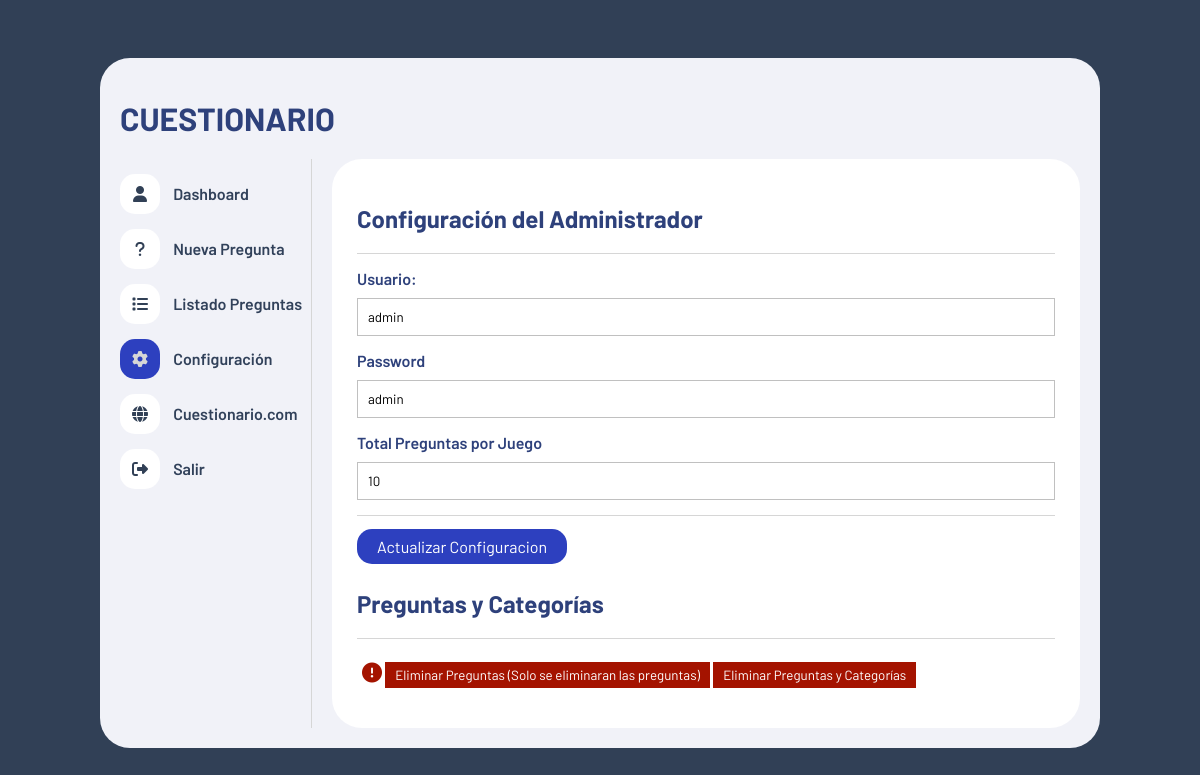
Screenshot of /admin/configuracion.php (signed in) with the database file from the repository.
### tables this page shows
CREATE TABLE `config` (
  `id` int(11) NOT NULL,
  `usuario` varchar(100) NOT NULL,
  `password` varchar(10) NOT NULL,
  `totalPreguntas` int(11) NOT NULL
);

### admin/funciones.php (called while the page is built, shortened)
<?php
function obtenerConfiguracion()
{
    include("conexion.php");
    $query = "SELECT COUNT(*) AS total FROM config";
    $result = mysqli_query($conn, $query);
    $row = mysqli_fetch_assoc($result);
    $query = "SELECT * FROM config  WHERE id='1'";
    $result = mysqli_query($conn, $query);
    $config = mysqli_fetch_assoc($result);
    return $config;
}

### admin/configuracion.php (the view, shortened to what this page needs)
<?php
include("funciones.php");
$config = obtenerConfiguracion();
?>
<!DOCTYPE html>
<html lang="es">
<head>
    <link rel="stylesheet" href="https://cdnjs.cloudflare.com/ajax/libs/font-awesome/6.1.1/css/all.min.css" />
    <link rel="stylesheet" href="estilo.css">
</head>
<body>
    <div class="contenedor">
        <header>
            <h1>CUESTIONARIO</h1>
        </header>
        <div class="contenedor-info">
            <?php include("nav.php") ?>
            <div class="panel">
                <h2>Configuración del Administrador</h2>
                <hr>
                <section id="configuracion">
                    <form action="<?php echo $_SERVER['PHP_SELF'] ?>" method="get">
                        <div class="fila">
                            <label for="">Usuario:</label>
                            <input type="text" name="usuario" id="" value = "<?php echo $config['usuario']?>" required>
                        </div>
                        <div class="fila">
                            <label for="">Password</label>
                            <input type="text" name="password" id="" value = "<?php echo $config['password']?>" required>
                        </div>
                        <div class="fila">
                            <label for="">Total Preguntas por Juego</label>
                            <input type="number" name="totalPreguntas" id="" value = "<?php echo $config['totalPreguntas']?>" required>
                        </div>
                        <hr>
                        <input type="submit" value="Actualizar Configuracion" name="actualizar" class="btn-actualizar">
                    </form>
                </section>
                <h2>Preguntas y Categorías</h2>
                <hr>
                <form action="<?php echo $_SERVER['PHP_SELF'] ?>" method="get" class="form-eliminar">
                    <i class="fa-solid fa-circle-exclamation"></i>
                    <input type="submit" value="Eliminar Preguntas (Solo se eliminaran las preguntas)" name="eliminarPreguntas" class="btn-eliminar">
                    <input type="submit" value="Eliminar Preguntas y Categorías" name="eliminarTodo" class="btn-eliminar">
                </form>
            </div>
        </div>
    </div>
</body>
</html>

### admin/estilo.css (style rules this page uses)
* { box-sizing: border-box; font-family: 'Barlow'; }
body { background-color: #314056; padding: 50px; color: #2e417b; }
hr { border: none; border-bottom: 1px solid #d6d6d6; }
.contenedor { max-width: 1000px; width: 100%; margin: auto; background-color: #f1f2f8; padding: 20px; border-radius: 30px; }
.contenedor .contenedor-info { display: flex; }
.contenedor .contenedor-info .panel { background-color: #fff; width: 100%; border-radius: 30px; margin-left: 20px; padding: 25px; }
#configuracion .fila { margin: 15px 0; }
#configuracion label { display: block; font-size: 16px; font-weight: 600; margin-bottom: 10px; }
#configuracion input { width: 100%; padding: 10px; border: 1px solid #c0c0c0; }
#configuracion .btn-actualizar { width: auto; display: inline; background: #2d40bf; font-size: 16px; color: #fff; border: none; padding: 8px 20px; border-radius: 15px; margin: 5px 0; cursor: pointer; }
.form-eliminar { padding: 5px; }
.form-eliminar i { color: #a41300; font-size: 20px; }
.form-eliminar .btn-eliminar { border: none; background-color: #a41300; color: #fff; display: inline-block; padding: 5px 10px; cursor: pointer; margin: 10px 0; }

### rows the page displays
config: usuario "admin", password "admin", totalPreguntas "10"
